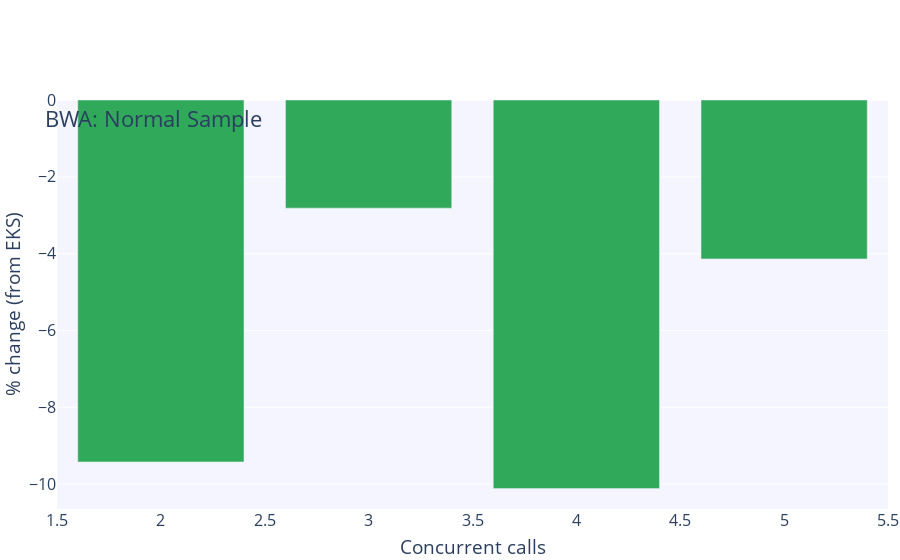

Notebook code for this chart:
### Code cell
fig = go.Figure()

# Add figure title
fig.update_layout(
    barmode='group',
    legend=dict(
        orientation="h",
        yanchor="bottom",
        y=1.02,
        xanchor="center",
        x=0.47
    ),
    margin=dict(
        # t=1,
        b=1,
        l=1,
        r=1,
        autoexpand=True
    ),
    font=dict(
        size=16
    ),
    title=dict(
        text="BWA: Normal Sample",
        y=0.8
    ),
    xaxis_title_text='Concurrent calls',
    yaxis_title_text='% change (from EKS)',
    plot_bgcolor=bgColor
)

data=[]
for i, k in enumerate(list(clusters.keys())[:-1], start=3):
    y_data=[]
    for c in concurrent_calls:
        kops_mean=bwa_df[k]['normal'][c]['runtime'].mean()
        eks_mean=bwa_df['EKS 8x 8vCPU 16Gb arm64']['normal'][c]['runtime'].mean()
        percent_change=(kops_mean - eks_mean) * 100 / eks_mean
        y_data.append(percent_change)
    fig.add_trace(go.Bar(name=k, x=concurrent_calls, y=y_data, marker_color=colorPallet[i]))

fig.show()

# Save graph
if not os.path.exists("graphs"):
    os.mkdir("graphs")
fig.write_image("graphs/bwa_arm64_normal_percentage_difference.png", width=baseFigureWidth, height=baseFigureHeight)

### Figure 1 — Plotly figure (JSON) as saved in the notebook; plotly's stock layout.template omitted (floating-point values rounded to 4 significant figures)
{"data": [{"marker": {"color": "rgba(49, 169, 90, 255)"}, "name": "kOps 8x 8vCPU 16Gb arm64", "type": "bar", "x": [2, 3, 4, 5], "y": [-9.42, -2.815, -10.11, -4.136]}], "layout": {"autosize": true, "barmode": "group", "font": {"size": 16}, "legend": {"orientation": "h", "x": 0.47, "xanchor": "center", "y": 1.02, "yanchor": "bottom"}, "margin": {"autoexpand": true, "b": 1, "l": 1, "r": 1}, "plot_bgcolor": "rgba(245,245,255,255)", "title": {"text": "BWA: Normal Sample", "y": 0.8}, "xaxis": {"autorange": true, "range": [1.5, 5.5], "title": {"text": "Concurrent calls"}, "type": "linear"}, "yaxis": {"autorange": true, "range": [-10.65, 0], "title": {"text": "% change (from EKS)"}, "type": "linear"}}}
